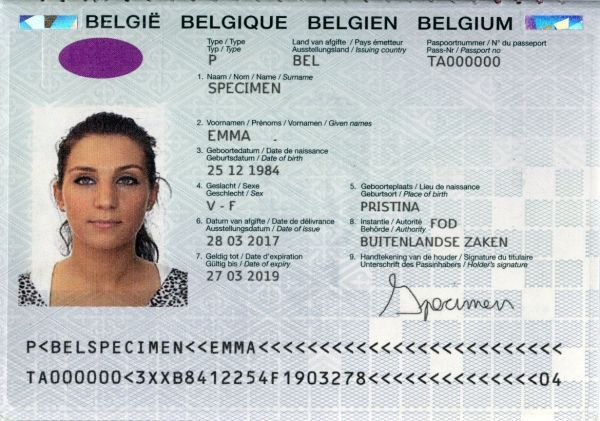
#> input picture passport/32.jpg, 600 x 421 px
$ jupyter execute practice_01.ipynb
#> lines starting #> are read from the running program, lines starting #| are printed output that depends on the picture; after the words box and inside, x2 and y2 are one past the last pixel; in counts of white or black regions, pixels touching at a corner belong together
#> in process_passport, image is the input picture: shape (421, 600, 3); mean B, G, R 197.8, 196.3, 193
[cell 1]
import cv2
import numpy as np
import pytesseract
from passporteye import read_mrz
import re

def display_image(title, img):
    """ Display image at each step """
    cv2.imshow(title, img)
    cv2.waitKey(0)
    cv2.destroyAllWindows()

def deskew_image(image):
    """ Deskew image using Hough Line Transform """
    gray = cv2.cvtColor(image, cv2.COLOR_BGR2GRAY)
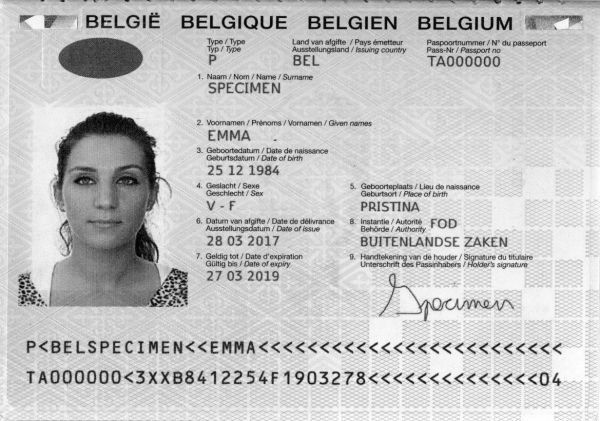
#> gray: shape (421, 600); min 0, max 255, mean 195.5
    edges = cv2.Canny(gray, 50, 150, apertureSize=3)
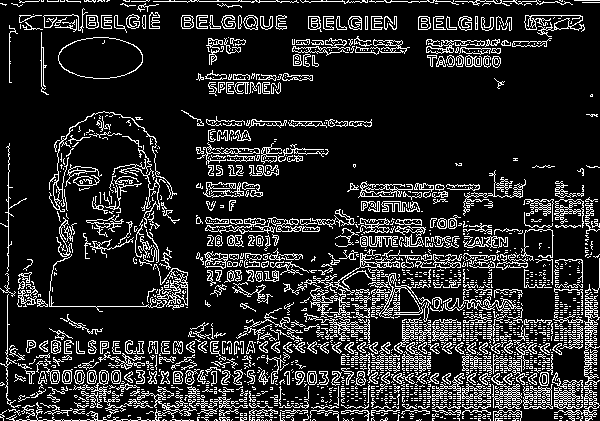
#> edges: shape (421, 600); 15.9% white in thin lines or dots
    lines = cv2.HoughLinesP(edges, 1, np.pi/180, 100, minLineLength=100, maxLineGap=10)
#> lines = 115 rows, first 6: [125, 1, 543, 1], [134, 407, 598, 407], [7, 306, 183, 306], [282, 406, 598, 406], [6, 381, 598, 381], [250, 253, 595, 392]

    if lines is not None:
        angles = [np.arctan2(y2 - y1, x2 - x1) for [[x1, y1, x2, y2]] in lines]
#> angles = 115 values, max 0.785 at index 9, min -1.57 at index 101, mean -0.0147
        median_angle = np.median(angles)
#> median_angle = 0
        (h, w) = image.shape[:2]
#> h = 421; w = 600
        center = (w // 2, h // 2)
#> center = (300, 210)
        M = cv2.getRotationMatrix2D(center, np.degrees(median_angle), 1.0)
#> M = [[1, 0, 0], [0, 1, 0]]
        image = cv2.warpAffine(image, M, (w, h), flags=cv2.INTER_CUBIC, borderMode=cv2.BORDER_REPLICATE)

    return image

def preprocess_image(image):
    """ Apply adaptive thresholding and morphological transformations """
    gray = cv2.cvtColor(image, cv2.COLOR_BGR2GRAY)
    gray = cv2.bilateralFilter(gray, 9, 75, 75)  # Reduce noise while preserving edges
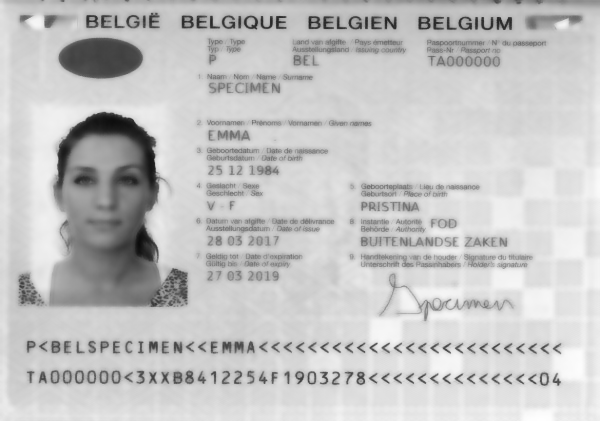
#> gray: shape (421, 600); min 11, max 254, mean 196.2

    # Adaptive Thresholding
    adaptive_thresh = cv2.adaptiveThreshold(
        gray, 255, cv2.ADAPTIVE_THRESH_GAUSSIAN_C, cv2.THRESH_BINARY, 31, 2
    )
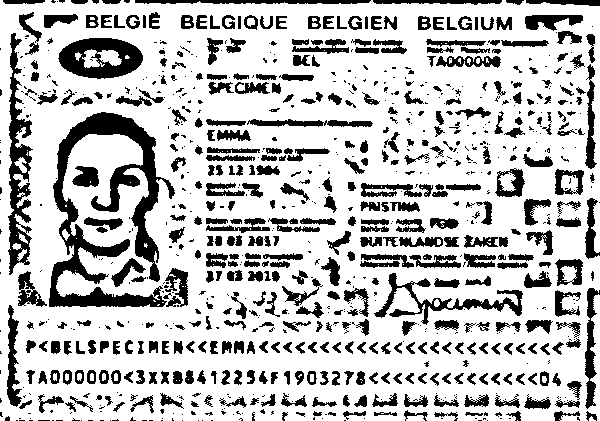
#> adaptive_thresh: shape (421, 600); 75.2% white; 909 black regions (463 under 20 px), largest, box (x1, y1, x2, y2) and area: (49, 112, 175, 307) 8089, (8, 33, 33, 275) 2630, (58, 38, 143, 79) 2174

    # Morphological Operations
    kernel = np.ones((1, 1), np.uint8)
    processed = cv2.morphologyEx(adaptive_thresh, cv2.MORPH_CLOSE, kernel)

    return processed

def extract_mrz(image_path):
    """ Extract MRZ from passport using PassportEye """
    mrz = read_mrz(image_path)
    if mrz:
        return mrz.to_dict()
    return None

def format_date(mrz_date):
    """ Convert MRZ date format YYMMDD to DD/MM/YY """
    if len(mrz_date) == 6:
        return f"{mrz_date[4:6]}/{mrz_date[2:4]}/{mrz_date[0:2]}"
    return mrz_date

def clean_mrz_text(text):
    """ Remove unwanted < and extra characters from MRZ output """
    text = text.replace("<", " ").strip()
    text = re.sub(r"\s+", " ", text)  # Remove extra spaces
    return text

def format_mrz_data(mrz_data):
    """ Format MRZ extracted data properly """
    first_name = clean_mrz_text(mrz_data.get("surname", ""))
    surname = clean_mrz_text(mrz_data.get("names", ""))

    # Remove trailing "K<K<KKKK..." issue from Surname
    surname = re.sub(r'K+\s*K+', '', surname).strip()

    formatted_data = {
        "First Name": first_name,  # Swapped Surname & First Name
        "Surname": surname,  # Swapped First Name & Surname
        "Passport Number": mrz_data.get("number", "").replace("<", ""),
        "Date of Birth": format_date(mrz_data.get("date_of_birth", "")),
        "Gender": "Male" if mrz_data.get("sex", "") == "M" else "Female",
        "Nationality": mrz_data.get("nationality", "").replace("<", ""),
        "Expiration Date": format_date(mrz_data.get("expiration_date", "")),
        "MRZ Raw Text": mrz_data.get("raw_text", ""),
    }
    return formatted_data

def process_passport(image_path):
    """ Main pipeline for passport OCR """
    image = cv2.imread(image_path)

    if image is None:
        print(f"Error: Unable to load image. Check file path: {image_path}")
        return

    image = deskew_image(image)
    display_image("Deskewed Image", image)

    processed = preprocess_image(image)
    display_image("Preprocessed Image", processed)

    mrz_data = extract_mrz(image_path)  # Use file path for MRZ extraction

    if mrz_data:
        formatted_mrz = format_mrz_data(mrz_data)

        print("\n--- Extracted Passport Details ---")
        for key, value in formatted_mrz.items():
            if key != "MRZ Raw Text":  # Avoid printing raw text here
                print(f"{key}: {value}")

        print("\n--- MRZ Raw Text ---")
        print(mrz_data["raw_text"])
    else:
        print("\nNo MRZ Data Found.")

if __name__ == "__main__":
    image_path = "passport/32.jpg"  # Change to correct path
    process_passport(image_path)
#> (the call stopped at in extract_mrz, `mrz = read_mrz(image_path)`: passporteye is not available in this run)

$ run again, with passport/1.jpg copied over passport/32.jpg
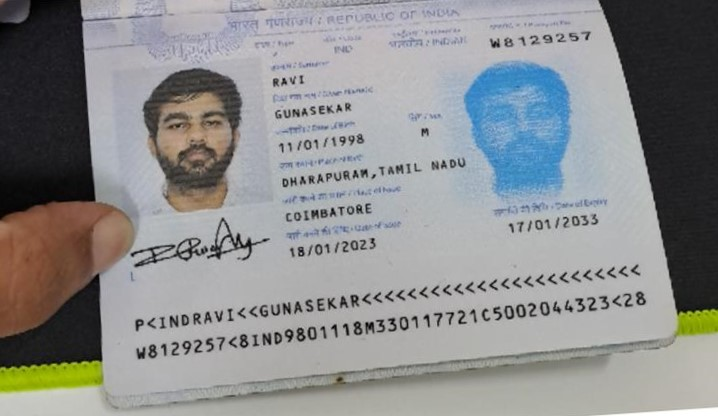
#> input picture passport/1.jpg, 718 x 416 px
#> in process_passport, image is the input picture: shape (416, 718, 3); mean B, G, R 141.4, 141, 139.8
#> in deskew_image, `edges = cv2.Canny(gray, 50, 150, apertureSize=3)`:
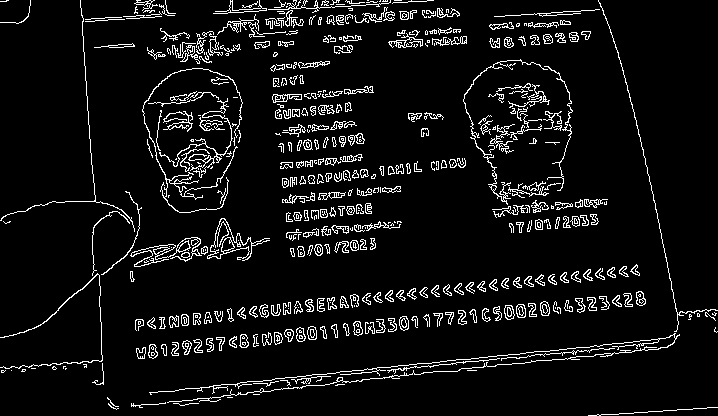
#> edges: shape (416, 718); 7% white in thin lines or dots
#> lines = 42 rows, first 6: [179, 389, 676, 337], [330, 383, 444, 371], [343, 374, 513, 357], [427, 325, 645, 302], [137, 353, 602, 296], [135, 321, 636, 268]
#> angles = 42 values, max 1.5 at index 15, min -0.125 at index 17, mean -0.0307
#> median_angle = -0.105
#> M = [[0.994, -0.105, 23.88], [0.105, 0.994, -36.62]]
#> in preprocess_image, `adaptive_thresh = cv2.adaptiveThreshold( gray, 255, cv2.ADAPTIVE_THRES..`:
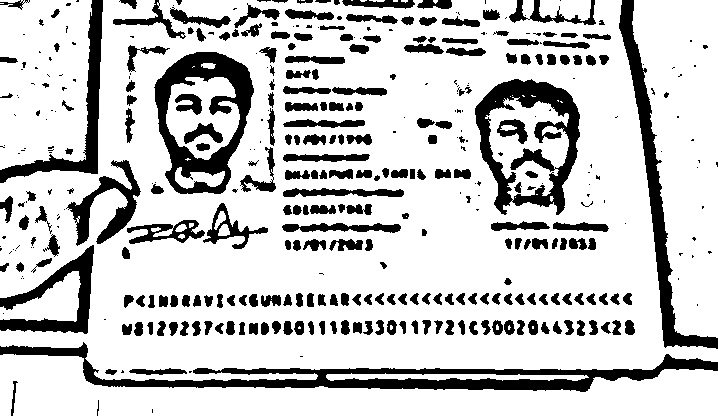
#> adaptive_thresh: shape (416, 718); 79.1% white; 404 black regions (148 under 20 px), largest, box (x1, y1, x2, y2) and area: (0, 342, 718, 392) 8615, (475, 79, 580, 215) 5641, (154, 52, 254, 194) 5634
